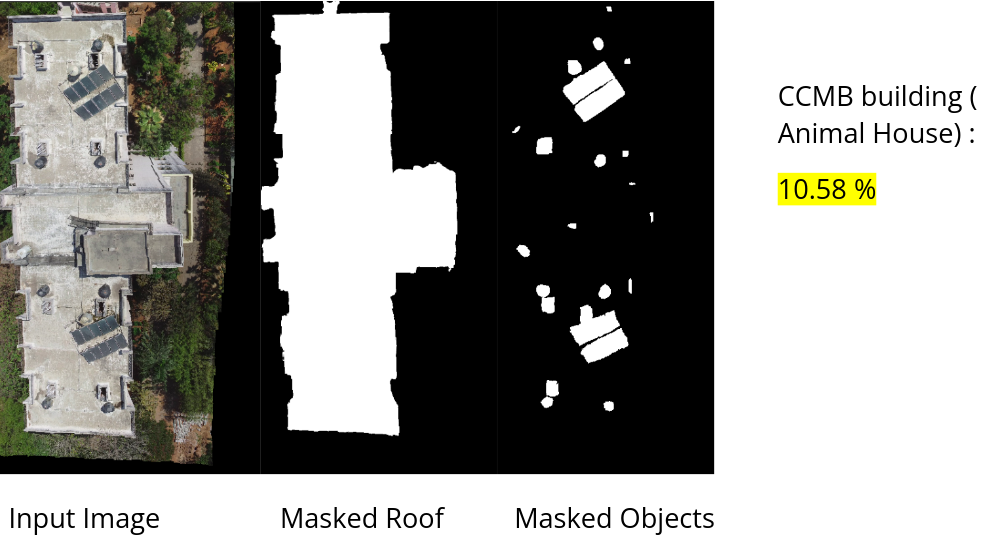
#> input picture roof_layout_occupancy/images/roof_occupancy.png, 996 x 539 px
$ python -i stitch2.py   (imports and definitions only)
#> lines starting #> are read from the running program, lines starting #| are printed output that depends on the picture
import cv2
import numpy as np
import os

def load_images_from_folder(folder):
    images = []
    filenames = sorted([f for f in os.listdir(folder) if f.endswith('.png')], key=lambda x: int(x.split('.')[0]))
    for filename in filenames:
        img = cv2.imread(os.path.join(folder, filename))
        if img is not None:
            images.append(img)
    return images

def detect_and_match_features(img1, img2):
    # Use ORB detector
    orb = cv2.ORB_create()

    # Detect keypoints and descriptors
    kp1, des1 = orb.detectAndCompute(img1, None)
    kp2, des2 = orb.detectAndCompute(img2, None)

    # Use BFMatcher to find matches
    bf = cv2.BFMatcher(cv2.NORM_HAMMING, crossCheck=True)
    matches = bf.match(des1, des2)

    # Sort matches by distance
    matches = sorted(matches, key=lambda x: x.distance)

    return kp1, kp2, matches

def estimate_transformation(kp1, kp2, matches):
    # Extract location of good matches
    src_pts = np.float32([kp1[m.queryIdx].pt for m in matches]).reshape(-1, 2)
    dst_pts = np.float32([kp2[m.trainIdx].pt for m in matches]).reshape(-1, 2)

    # Compute homography
    H, _ = cv2.findHomography(src_pts, dst_pts, cv2.RANSAC, 5.0)

    return H

def stitch_images(images):
    # Initialize the panorama
    panorama = images[0]
    for i in range(1, len(images)):
        img2 = images[i]

        # Detect and match features
        kp1, kp2, matches = detect_and_match_features(panorama, img2)

        # Estimate transformation
        H = estimate_transformation(kp1, kp2, matches)

        # Warp the second image
        height, width = img2.shape[:2]
        panorama_warped = cv2.warpPerspective(panorama, H, (width + panorama.shape[1], max(height, panorama.shape[0])))

        # Create a mask for blending
        mask = np.zeros((panorama_warped.shape[0], panorama_warped.shape[1]), dtype=np.uint8)
        mask[0:panorama.shape[0], 0:panorama.shape[1]] = 255

        # Blend the images
        panorama_warped = cv2.addWeighted(panorama_warped, 0.5, cv2.warpPerspective(img2, np.eye(3), (panorama_warped.shape[1], panorama_warped.shape[0])), 0.5, 0)

        # Update the panorama
        panorama = panorama_warped

    return panorama

def main():
    folder = '../utils/LEDNet/test/images/'  # Replace with your folder path
    images = load_images_from_folder(folder)

    if not images:
        print("No images found in the specified folder.")
        return

    panorama = stitch_images(images)

    # Save the stitched image
    cv2.imwrite('panorama.png', panorama)

# [2 lines not run here, left out]

>>> import cv2
>>> picture = cv2.imread('../images/roof_occupancy.png', cv2.IMREAD_GRAYSCALE)
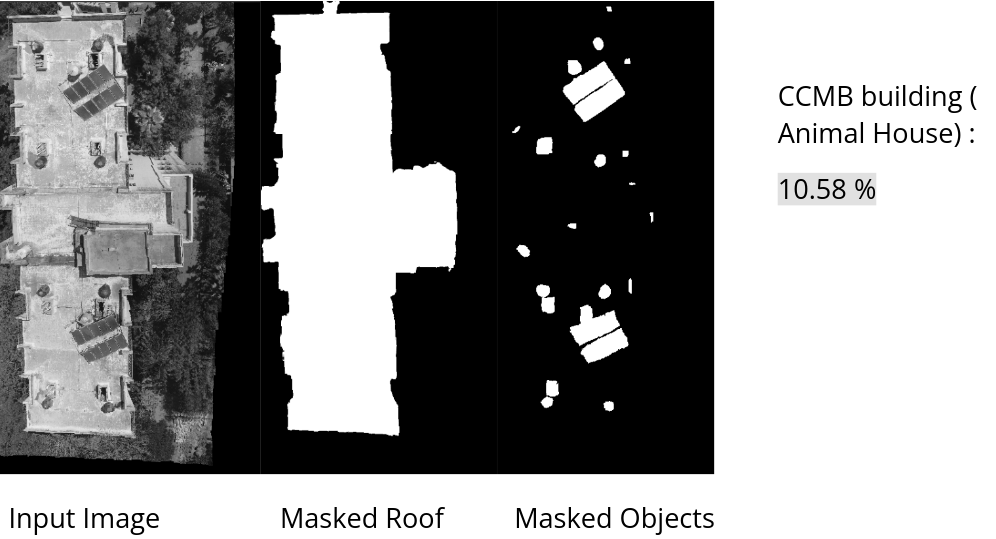
#> picture: shape (539, 996); min 0, max 255, mean 143.2
>>> result = stitch_images(picture)
#> in stitch_images, `panorama = images[0]`: panorama = 996 values from 255 to 255
#> the loop in stitch_images, `for i in range(1, len(images)):` made 1 pass
#> (the run stopped early here; a loop or call above may not have finished)
